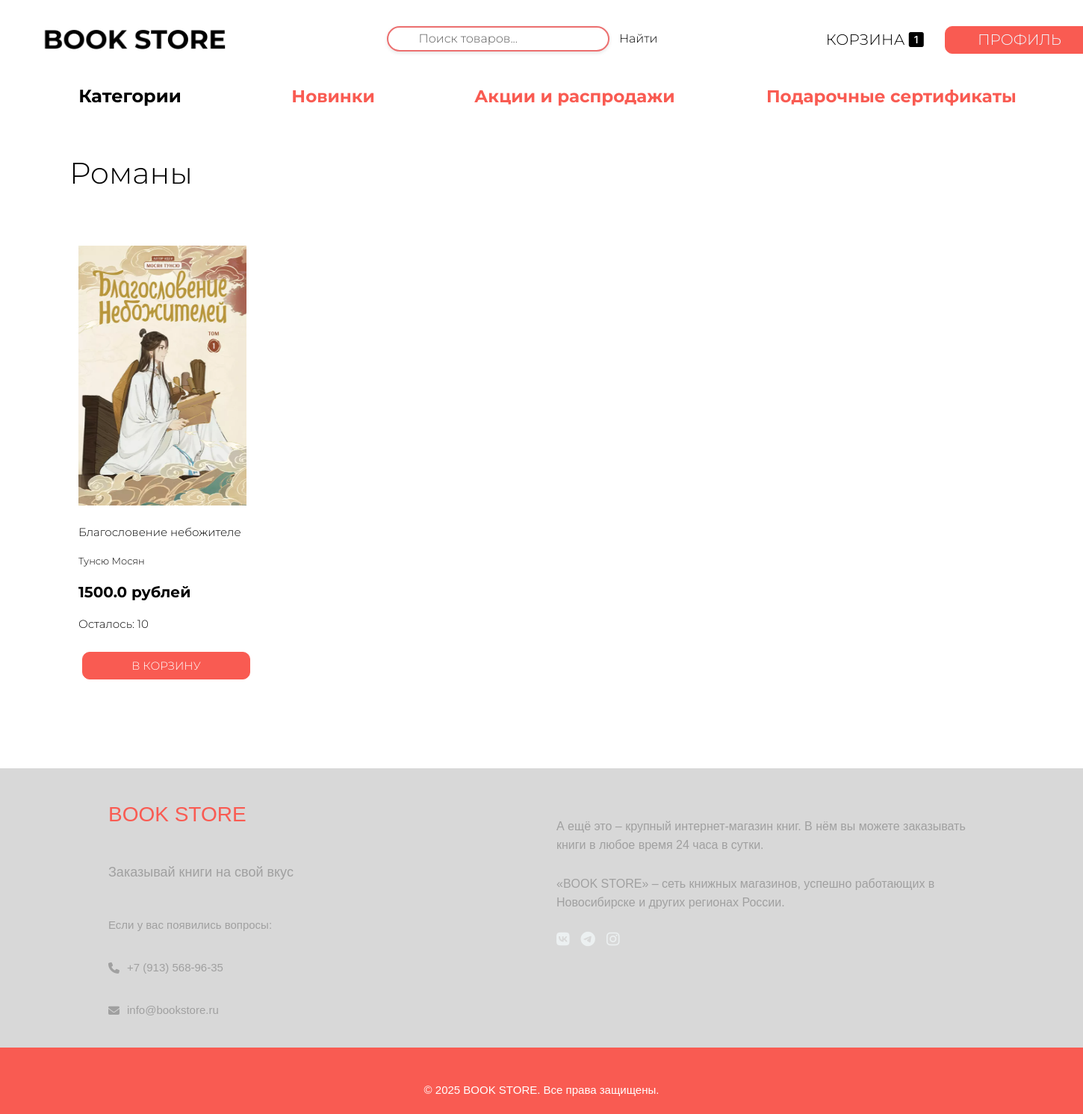
/category/Романы (signed in), run on the app's committed database.
### website/models.py (models this page shows, shortened)
class Product(db.Model):
    id = db.Column(db.Integer, primary_key=True)
    product_name = db.Column(db.String(100), nullable=False)
    author = db.Column(db.String(100), nullable=False)
    characteristic = db.Column(db.String(1000), nullable=False)
    previous_price = db.Column(db.Float, nullable=False)
    in_stock = db.Column(db.Integer, nullable=False)
    product_picture = db.Column(db.String(1000), nullable=False)
    category = db.Column(db.String(50), nullable=False)
    date_added = db.Column(db.DateTime, default=datetime.utcnow)
    carts = db.relationship('Cart', backref=db.backref('product', lazy=True))
    orders = db.relationship('Order', backref=db.backref('product', lazy=True))

### website/views.py (the view)
@views.route('/category/<string:category_name>')
def category(category_name):
    items = Product.query.filter_by(category=category_name).all()
    return render_template('category.html', items=items, category_name=category_name,
                           cart=Cart.query.filter_by(customer_link=current_user.id).all()
                           if current_user.is_authenticated else [])

### website/__init__.py (called while the page is built)
def create_app():
    app = Flask(__name__)
    app.config['SECRET_KEY'] = 'hbnwdvbn ajnbsjn ahe'
    app.config['SQLALCHEMY_DATABASE_URI'] = f'sqlite:///{DB_NAME}'
    db.init_app(app)
    @app.errorhandler(404)
    def page_not_found(error):
        return render_template('404.html')
    login_manager = LoginManager()
    login_manager.init_app(app)
    login_manager.login_view = 'auth.login'
    @login_manager.user_loader
    def load_user(id):
        return Customer.query.get(int(id))
    from .views import views
    from .auth import auth
    from .admin import admin
    from .models import Customer, Cart, Product, Order
    app.register_blueprint(views, url_prefix='/') # localhost:5000/about-us
    app.register_blueprint(auth, url_prefix='/') # localhost:5000/auth/change-password
    app.register_blueprint(admin, url_prefix='/')
    return app

### website/templates/category.html (shortened to what this page needs)
{% extends 'base.html' %}
{% block body %}
<header>
    <div class="container">
      <div class="header">
      <a href="/"><img src="../static/img/img1.png" alt="" style="width: 300px; padding-top: 10px;"></a>
      <form class="search-form" role="search" action="/search" method="POST" style="padding-top: 10px;">
        <div class="search-container">
          <input
            class="search-input"
            name="search"
            type="search"
            placeholder="Поиск товаров..."
            aria-label="Поиск"
            required
          >
          <button class="search-button" type="submit"> Найти
          </button>
        </div>
      </form>
      <div class="button" style="padding-top: 15px;">
        <button id="open-cart-btn">
          {% if cart | length < 1 %}
            <a class="nav-link text-grey" href="/cart"> Корзина
              <i class="fa-solid fa-cart-shopping"></i>
            </a>
          {% else %}
            <a class="nav-link text-grey" href="/cart"> Корзина
              <i class="bi bi-{{ cart | length }}-square-fill"></i>
            </a>
          {% endif %}
        </button>
        {% if current_user.is_authenticated %}
          <div class="dropdown">
            <button class="profile"><a class="dropdown-toggle" href="#" style="color: aliceblue;">Профиль</a></button>
          </div>
        {% else %}
          <button id="loginBtn"><a href="/login">Вход</a></button>
          <button id="registerBtn"><a href="/sign-up" style="color: white;">РЕГИСТРАЦИЯ</a></button>
        {% endif %}
      </div>
    </div>
    </div>
  </header>
<div class="container" style="padding-top: 60px;">
    <div class="category-dropdown">
        <button class="category-button" id="category-btn"><a href="#">Категории</a></button>
    </div>
    <button class="buttons" ><a id="g" href="/popular">Новинки</a></button>
    <button class="buttons" id="btn4"><a id="g" href="/rasp">Акции и распродажи</a></button>
    <button class="buttons" id="btn5"><a id="g" href="/sert">Подарочные сертификаты</a></button>
    <h1>{{ category_name }}</h1>
<div class="book">
  {% for item in items %}
  <div class="book1">
      <img class="img_book" src="../{{ item.product_picture }}" >
      <p style="font-size: 15px;"> <a href="/characteristic/{{ item.id }}">{{ item.product_name }}</a></p>
      <p style="font-size: 13px;">{{ item.author }}</p>
           <p id="price">{{ item.previous_price}} рублей</p>
           <p>Осталось: {{ item.in_stock }}</p>
         <button class="btn_book"><a style="color: white;" href="/add-to-cart/{{ item.id }}">В корзину</a></button>
  </div>
  {% endfor %}
    </div>   </div>
    <div class="footer">
      <div class="footer-content">
          <div class="footer-left">
              <h3 class="footer-logo">BOOK STORE</h3>
              <p class="footer-slogan">Заказывай книги на свой вкус</p>
              <div class="footer-contacts">
                  <p>Если у вас появились вопросы:</p>
                  <p class="footer-phone">
                      <i class="fas fa-phone"></i> +7 (913) 568-96-35
                  </p>
                  <p class="footer-email">
                      <i class="fas fa-envelope"></i> info@bookstore.ru
                  </p>
              </div>
          </div>
          <div class="footer-right">
              <p class="footer-description">
                  А ещё это – крупный интернет-магазин книг. В нём вы можете заказывать книги
                  в любое время 24 часа в сутки.<br><br>
                  «BOOK STORE» – сеть книжных магазинов, успешно работающих в Новосибирске
                  и других регионах России.
              </p>
              <div class="footer-social">
                  <a href="#"><i class="fab fa-vk"></i></a>
                  <a href="#"><i class="fab fa-telegram"></i></a>
                  <a href="#"><i class="fab fa-instagram"></i></a>
              </div>
          </div>
      </div>
      <div class="footer-bottom">
          <p style="color: white;">&copy; 2025 BOOK STORE. Все права защищены.</p>
      </div>
    </div>
    {% endblock %}

### website/static/style/style.css (style rules this page uses)
body { font-family: 'Monserrat'; font-weight: 400; }
h1 { margin-top: 55px; margin-left: 88px; font-weight: 400; font-size: 40px; color: #000; }
header { position: fixed; width: 100%; background-color: #ffffff; padding: 10px 20px; z-index: 1000; }
.header { display: flex; justify-content: space-between; }
.container { width: 1440px; margin: 0 auto; }
a { color: #000000; text-decoration: none; }
input { width: 400px; height: 16px; margin-top: 10px; }
.search-input { width: 100%; padding: 10px 40px 10px 40px; border: 2px solid rgba(249, 91, 82, 1); border-radius: 25px; font-size: 16px; outline: none; box-shadow: 0 2px 5px rgba(0, 0, 0, 0.1); transition: border-color 0.3s; }
#g { color: rgba(249, 91, 82, 1) ; font-size: 23px; }
.buttons { margin-top: 40px; border: 1px solid #fff; margin-left: 70px; font-family: 'Monserrat-Bold'; font-weight: 400; font-size: 24px; border-radius: 10px; width: 198px; height: 57px; background:rgb(255, 255, 255); }
.img_book { width:225px ; height:348px ; }
#btn4 { width: 300px; height: 57px; }
#btn5 { width: 400px; height: 57px; }
.book { padding-top: 50px; padding-left: 100px; display: grid; grid-template-columns: repeat(4, 1fr); row-gap: 110px; column-gap: 20px; grid-template-rows: 500px; }
p { padding-top: 25px; font-size: 15px; }
.btn_book { margin-top: 30px; margin-left: 5px; border: 1px solid rgba(249, 91, 82, 1); border-radius: 10px; width: 225px; height: 37px; background: rgba(249, 91, 82, 1); font-size: 15px; text-transform: uppercase; color: #ffffff; cursor: pointer; }
.book1 { width: 260px; height: 500px; }
#price { font-weight: bold; font-family: 'Monserrat-Bold' ; font-size: 20px; }
#open-cart-btn { padding-top: 13px; border: 1px solid #fff; border-radius: 10px; width: 179px; height: 37px; font-family: var(--font-family); font-size: 20px; letter-spacing: 0.01em; text-transform: uppercase; color: #000000; background-color: transparent; cursor: pointer; }
.dropdown { position: relative; display: inline-block; }
.profile { margin-top: 10px; border: 1px solid rgba(249, 91, 82, 1); border-radius: 10px; width: 200px; height: 37px; background: rgba(249, 91, 82, 1); font-weight: 300; font-size: 20px; text-transform: uppercase; color: #ffffff; cursor: pointer; }
.category-dropdown { position: relative; display: inline-block; }
.category-button { margin-top: 40px; border: 1px solid #fff; margin-left: 70px; font-family: 'Monserrat-Bold'; font-weight: 400; font-size: 24px; border-radius: 10px; width: 198px; height: 57px; background:rgb(255, 255, 255); }
.footer { background-color: #d8d8d8; color: #a0a0a0; padding: 40px 0 0; font-family: 'Arial', sans-serif; line-height: 1.6; margin-top: 200px; }
.footer-content { display: flex; justify-content: space-between; max-width: 1200px; margin: 0 auto; padding: 0 20px; }
.footer-left, .footer-right { flex: 1; padding: 0 20px; }
.footer-logo { font-size: 28px; color: rgba(249, 91, 82, 1); margin-bottom: 15px; }
.footer-slogan { font-size: 18px; margin-bottom: 20px; }
.footer-contacts p { margin: 8px 0; }
.footer-phone, .footer-email { display: flex; align-items: center; gap: 10px; }
.footer-description { font-size: 16px; margin-bottom: 20px; }
.footer-social { display: flex; gap: 15px; }
.footer-social a { color: #ecf0f1; font-size: 20px; transition: color 0.3s; }
.footer-bottom { text-align: center; padding: 20px; background-color: rgba(249, 91, 82, 1); margin-top: 30px; }
.search-form { max-width: 400px; }
.search-container { position: relative; display: flex; align-items: center; background: #ffffff; border-radius: 30px; padding: 5px 15px; }
.search-input { border-color:#ec6f6f; background: transparent; padding: 15px 40px; margin-bottom: 10px; font-size: 16px; outline: none; color: #333; }
.search-input::placeholder { color: #5a5a5a; }
.search-button { background: none; border: none; cursor: pointer; padding: 8px; margin-left: 5px; }

### data on the page
Product: category "Романы", product_picture (picture), product_name "Благословение небожителе", author "Тунсю Мосян", previous_price "1500.0", in_stock "10"
